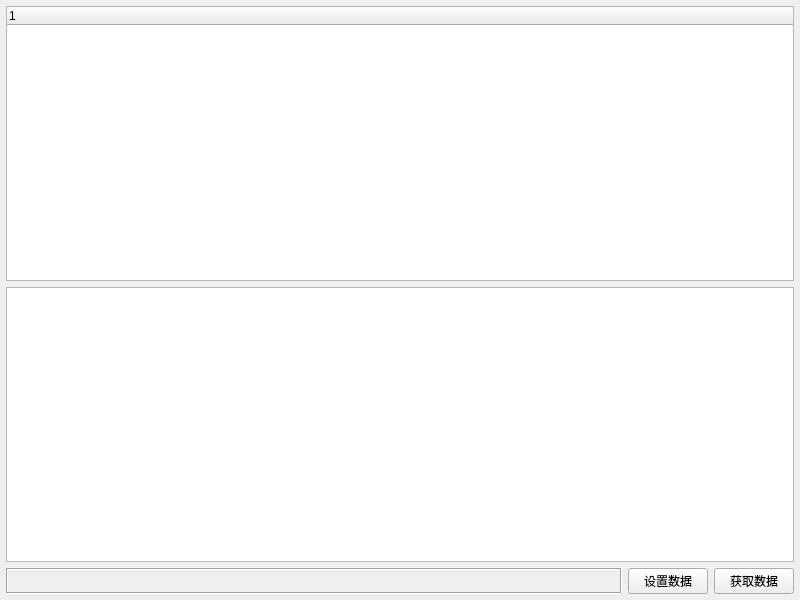
<?xml version="1.0" encoding="UTF-8"?>
<ui version="4.0">
 <class>frmTreeWidget</class>
 <widget class="QWidget" name="frmTreeWidget">
  <property name="geometry">
   <rect>
    <x>0</x>
    <y>0</y>
    <width>800</width>
    <height>600</height>
   </rect>
  </property>
  <property name="windowTitle">
   <string>Form</string>
  </property>
  <layout class="QGridLayout" name="gridLayout">
   <property name="leftMargin">
    <number>6</number>
   </property>
   <property name="topMargin">
    <number>6</number>
   </property>
   <property name="rightMargin">
    <number>6</number>
   </property>
   <property name="bottomMargin">
    <number>6</number>
   </property>
   <property name="spacing">
    <number>6</number>
   </property>
   <item row="1" column="0" colspan="3">
    <widget class="QTextEdit" name="txtMain">
     <property name="readOnly">
      <bool>true</bool>
     </property>
    </widget>
   </item>
   <item row="2" column="0">
    <widget class="QLabel" name="labInfo">
     <property name="sizePolicy">
      <sizepolicy hsizetype="Expanding" vsizetype="Preferred">
       <horstretch>0</horstretch>
       <verstretch>0</verstretch>
      </sizepolicy>
     </property>
     <property name="frameShape">
      <enum>QFrame::Box</enum>
     </property>
     <property name="frameShadow">
      <enum>QFrame::Sunken</enum>
     </property>
     <property name="text">
      <string/>
     </property>
    </widget>
   </item>
   <item row="2" column="1">
    <widget class="QPushButton" name="btnSetData">
     <property name="text">
      <string>设置数据</string>
     </property>
    </widget>
   </item>
   <item row="2" column="2">
    <widget class="QPushButton" name="btnGetData">
     <property name="text">
      <string>获取数据</string>
     </property>
    </widget>
   </item>
   <item row="0" column="0" colspan="3">
    <widget class="QTreeWidget" name="treeWidget">
     <column>
      <property name="text">
       <string notr="true">1</string>
      </property>
     </column>
    </widget>
   </item>
  </layout>
 </widget>
 <resources/>
 <connections/>
</ui>
